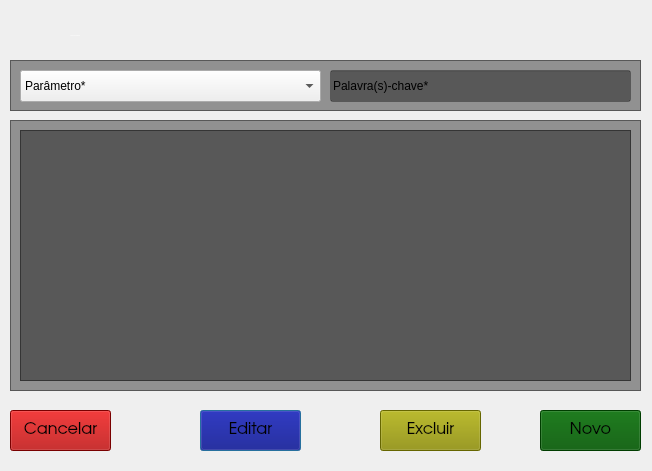
<?xml version="1.0" encoding="UTF-8"?>
<ui version="4.0">
 <class>frmConsulta</class>
 <widget class="QDialog" name="frmConsulta">
  <property name="windowModality">
   <enum>Qt::NonModal</enum>
  </property>
  <property name="geometry">
   <rect>
    <x>0</x>
    <y>0</y>
    <width>652</width>
    <height>471</height>
   </rect>
  </property>
  <property name="minimumSize">
   <size>
    <width>652</width>
    <height>471</height>
   </size>
  </property>
  <property name="maximumSize">
   <size>
    <width>652</width>
    <height>471</height>
   </size>
  </property>
  <property name="windowTitle">
   <string>Consulta de Dados</string>
  </property>
  <property name="styleSheet">
   <string notr="true">#lblConsulta
{
	font: 28px &quot;URW Gothic L&quot; ;
	color: white;
	font: bold;
}

.QFrame
{
	background-color: rgba(0, 0, 0, 100);
}

#btnCancelar
{
	background-color: rgb(170, 0, 0);
}

#btnEditar
{
	background-color: rgb(0, 0, 127);
}

#btnExcluir
{
	background-color: rgb(143, 143, 0);
}

#btnNovo
{
	background-color: rgb(0, 85, 0);
}</string>
  </property>
  <widget class="QLabel" name="lblConsulta">
   <property name="geometry">
    <rect>
     <x>70</x>
     <y>10</y>
     <width>441</width>
     <height>51</height>
    </rect>
   </property>
   <property name="font">
    <font>
     <family>URW Gothic L</family>
     <pointsize>-1</pointsize>
     <weight>75</weight>
     <italic>false</italic>
     <bold>true</bold>
    </font>
   </property>
   <property name="text">
    <string>CONSULTA DE DADOS</string>
   </property>
  </widget>
  <widget class="QPushButton" name="btnExcluir">
   <property name="geometry">
    <rect>
     <x>380</x>
     <y>410</y>
     <width>101</width>
     <height>41</height>
    </rect>
   </property>
   <property name="font">
    <font>
     <family>URW Gothic L</family>
     <pointsize>12</pointsize>
    </font>
   </property>
   <property name="text">
    <string>Excluir</string>
   </property>
   <property name="autoDefault">
    <bool>false</bool>
   </property>
   <property name="default">
    <bool>false</bool>
   </property>
   <property name="flat">
    <bool>false</bool>
   </property>
  </widget>
  <widget class="QPushButton" name="btnEditar">
   <property name="geometry">
    <rect>
     <x>200</x>
     <y>410</y>
     <width>101</width>
     <height>41</height>
    </rect>
   </property>
   <property name="font">
    <font>
     <family>URW Gothic L</family>
     <pointsize>12</pointsize>
    </font>
   </property>
   <property name="text">
    <string>Editar</string>
   </property>
  </widget>
  <widget class="QPushButton" name="btnNovo">
   <property name="geometry">
    <rect>
     <x>540</x>
     <y>410</y>
     <width>101</width>
     <height>41</height>
    </rect>
   </property>
   <property name="font">
    <font>
     <family>URW Gothic L</family>
     <pointsize>12</pointsize>
    </font>
   </property>
   <property name="text">
    <string>Novo</string>
   </property>
  </widget>
  <widget class="QPushButton" name="btnCancelar">
   <property name="geometry">
    <rect>
     <x>10</x>
     <y>410</y>
     <width>101</width>
     <height>41</height>
    </rect>
   </property>
   <property name="font">
    <font>
     <family>URW Gothic L</family>
     <pointsize>12</pointsize>
    </font>
   </property>
   <property name="text">
    <string>Cancelar</string>
   </property>
   <property name="autoDefault">
    <bool>false</bool>
   </property>
   <property name="default">
    <bool>false</bool>
   </property>
   <property name="flat">
    <bool>false</bool>
   </property>
  </widget>
  <widget class="QFrame" name="gpbPesquisa">
   <property name="geometry">
    <rect>
     <x>10</x>
     <y>60</y>
     <width>631</width>
     <height>51</height>
    </rect>
   </property>
   <property name="styleSheet">
    <string notr="true">QLineEdit, QComboBox
{
   font: 12pt &quot;URW Gothic L&quot;;
}
QLineEdit
{
	background-color : rgb(0,0,0,100);
}</string>
   </property>
   <property name="frameShape">
    <enum>QFrame::StyledPanel</enum>
   </property>
   <property name="frameShadow">
    <enum>QFrame::Raised</enum>
   </property>
   <widget class="QComboBox" name="cmbParametro">
    <property name="geometry">
     <rect>
      <x>10</x>
      <y>10</y>
      <width>301</width>
      <height>32</height>
     </rect>
    </property>
    <property name="minimumSize">
     <size>
      <width>301</width>
      <height>32</height>
     </size>
    </property>
    <property name="maximumSize">
     <size>
      <width>301</width>
      <height>32</height>
     </size>
    </property>
    <item>
     <property name="text">
      <string>Parâmetro*</string>
     </property>
    </item>
   </widget>
   <widget class="QLineEdit" name="txtPalavraChave">
    <property name="geometry">
     <rect>
      <x>320</x>
      <y>10</y>
      <width>301</width>
      <height>32</height>
     </rect>
    </property>
    <property name="minimumSize">
     <size>
      <width>301</width>
      <height>32</height>
     </size>
    </property>
    <property name="maximumSize">
     <size>
      <width>301</width>
      <height>32</height>
     </size>
    </property>
    <property name="acceptDrops">
     <bool>true</bool>
    </property>
    <property name="text">
     <string>Palavra(s)-chave*</string>
    </property>
    <property name="frame">
     <bool>true</bool>
    </property>
   </widget>
  </widget>
  <widget class="QFrame" name="gpbSessao">
   <property name="geometry">
    <rect>
     <x>10</x>
     <y>120</y>
     <width>631</width>
     <height>271</height>
    </rect>
   </property>
   <property name="minimumSize">
    <size>
     <width>631</width>
     <height>271</height>
    </size>
   </property>
   <property name="styleSheet">
    <string notr="true">QLineEdit, QComboBox
{
   font: 12pt &quot;URW Gothic L&quot;;
}
QLineEdit
{
	background-color : rgb(0,0,0,100);
}</string>
   </property>
   <property name="frameShape">
    <enum>QFrame::StyledPanel</enum>
   </property>
   <property name="frameShadow">
    <enum>QFrame::Raised</enum>
   </property>
   <widget class="QTableWidget" name="tblTabelaDados">
    <property name="geometry">
     <rect>
      <x>10</x>
      <y>10</y>
      <width>611</width>
      <height>251</height>
     </rect>
    </property>
    <property name="styleSheet">
     <string notr="true">font: 45 10pt &quot;URW Gothic L&quot;;
color : white;
background-color: rgb(0,0,0,100);
</string>
    </property>
    <property name="frameShape">
     <enum>QFrame::StyledPanel</enum>
    </property>
    <property name="frameShadow">
     <enum>QFrame::Sunken</enum>
    </property>
    <property name="selectionMode">
     <enum>QAbstractItemView::SingleSelection</enum>
    </property>
    <property name="selectionBehavior">
     <enum>QAbstractItemView::SelectRows</enum>
    </property>
    <property name="gridStyle">
     <enum>Qt::DashLine</enum>
    </property>
    <attribute name="horizontalHeaderDefaultSectionSize">
     <number>150</number>
    </attribute>
   </widget>
  </widget>
  <zorder>btnCancelar</zorder>
  <zorder>lblConsulta</zorder>
  <zorder>btnExcluir</zorder>
  <zorder>btnEditar</zorder>
  <zorder>btnNovo</zorder>
  <zorder>gpbPesquisa</zorder>
  <zorder>gpbSessao</zorder>
 </widget>
 <tabstops>
  <tabstop>cmbParametro</tabstop>
  <tabstop>txtPalavraChave</tabstop>
  <tabstop>tblTabelaDados</tabstop>
  <tabstop>btnCancelar</tabstop>
  <tabstop>btnEditar</tabstop>
  <tabstop>btnExcluir</tabstop>
  <tabstop>btnNovo</tabstop>
 </tabstops>
 <resources/>
 <connections/>
</ui>
